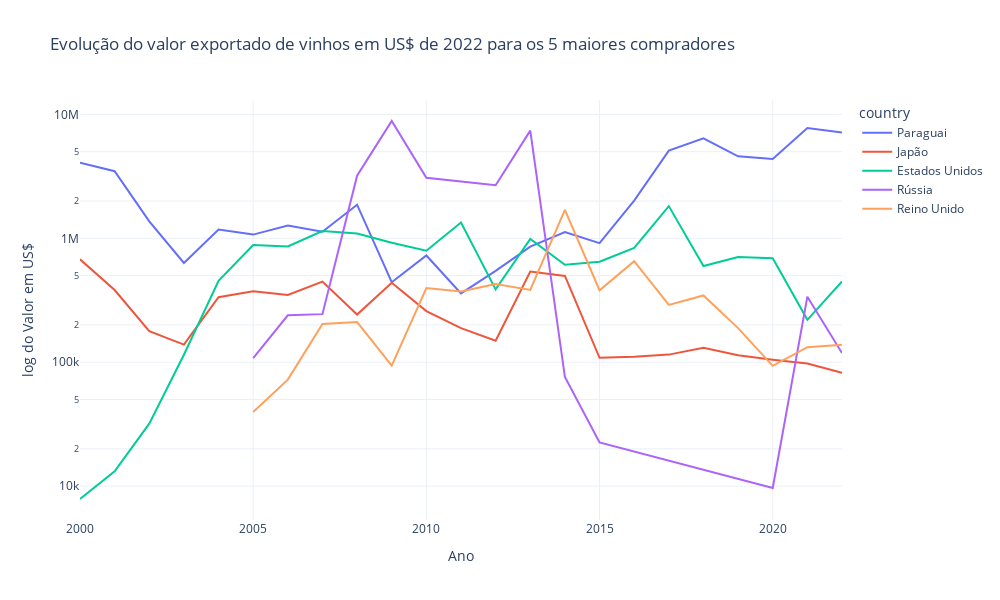

Notebook code cell kept with this figure:
### Markdown cell above
### Top 5 - valor em US$ de 2022

### Code cell
px.line(
    exp_vinho_corrected.filter(
        pl.col("country").is_in(exp_vinho_top20["country"].limit(5))
    ),
    x="year",
    y="value_corrected",
    color="country",
    log_y=True,
    width=fig_w + 200,
    height=fig_h,
    title="Evolução do valor exportado de vinhos em US$ de 2022 para os 5 maiores compradores",
    labels={"value_corrected": "log do Valor em US$", "year": "Ano", "county": "país"},
)

### Figure 1 — Plotly figure (JSON) as saved in the notebook; plotly's stock layout.template omitted (floating-point values rounded to 4 significant figures)
{"data": [{"hovertemplate": "country=Paraguai<br>Ano=%{x}<br>log do Valor em US$=%{y}<extra></extra>", "legendgroup": "Paraguai", "line": {"color": "#636efa", "dash": "solid"}, "marker": {"symbol": "circle"}, "mode": "lines", "name": "Paraguai", "orientation": "v", "showlegend": true, "type": "scatter", "x": [2000, 2001, 2002, 2003, 2004, 2005, 2006, 2007, 2008, 2009, 2010, 2011, 2012, 2013, 2014, 2015, 2016, 2017, 2018, 2019, 2020, 2021, 2022], "xaxis": "x", "y": [4070000.0, 3481000.0, 1369000.0, 632200.0, 1179000.0, 1072000.0, 1268000.0, 1131000.0, 1868000.0, 442100.0, 727100.0, 359500.0, 545900.0, 858100.0, 1123000.0, 915400.0, 2019000.0, 5104000.0, 6402000.0, 4590000.0, 4375000.0, 7768000.0, 7156293], "yaxis": "y"}, {"hovertemplate": "country=Japão<br>Ano=%{x}<br>log do Valor em US$=%{y}<extra></extra>", "legendgroup": "Japão", "line": {"color": "#EF553B", "dash": "solid"}, "marker": {"symbol": "circle"}, "mode": "lines", "name": "Japão", "orientation": "v", "showlegend": true, "type": "scatter", "x": [2000, 2001, 2002, 2003, 2004, 2005, 2006, 2007, 2008, 2009, 2010, 2011, 2012, 2013, 2014, 2015, 2016, 2017, 2018, 2019, 2020, 2021, 2022], "xaxis": "x", "y": [677100.0, 382500.0, 178200.0, 138800.0, 335100.0, 374600.0, 348900.0, 447200.0, 242400.0, 438200.0, 258700.0, 188200.0, 149100.0, 539000.0, 496700.0, 108500.0, 110900.0, 115200.0, 130900.0, 114100.0, 104800.0, 97500.0, 82208], "yaxis": "y"}, {"hovertemplate": "country=Estados Unidos<br>Ano=%{x}<br>log do Valor em US$=%{y}<extra></extra>", "legendgroup": "Estados Unidos", "line": {"color": "#00cc96", "dash": "solid"}, "marker": {"symbol": "circle"}, "mode": "lines", "name": "Estados Unidos", "orientation": "v", "showlegend": true, "type": "scatter", "x": [2000, 2001, 2002, 2003, 2004, 2005, 2006, 2007, 2008, 2009, 2010, 2011, 2012, 2013, 2014, 2015, 2016, 2017, 2018, 2019, 2020, 2021, 2022], "xaxis": "x", "y": [7872.0, 13170.0, 31950.0, 115000.0, 454700.0, 882100.0, 859000.0, 1143000.0, 1094000.0, 921400.0, 793900.0, 1340000.0, 387500.0, 988100.0, 611000.0, 647100.0, 838200.0, 1819000.0, 597300.0, 705200.0, 690600.0, 219800.0, 447893], "yaxis": "y"}, {"hovertemplate": "country=Rússia<br>Ano=%{x}<br>log do Valor em US$=%{y}<extra></extra>", "legendgroup": "Rússia", "line": {"color": "#ab63fa", "dash": "solid"}, "marker": {"symbol": "circle"}, "mode": "lines", "name": "Rússia", "orientation": "v", "showlegend": true, "type": "scatter", "x": [2005, 2006, 2007, 2008, 2009, 2010, 2012, 2013, 2014, 2015, 2020, 2021, 2022], "xaxis": "x", "y": [107900.0, 239200.0, 244400.0, 3198000.0, 8849000.0, 3076000.0, 2682000.0, 7404000.0, 75950.0, 22520.0, 9668.0, 338000.0, 118618], "yaxis": "y"}, {"hovertemplate": "country=Reino Unido<br>Ano=%{x}<br>log do Valor em US$=%{y}<extra></extra>", "legendgroup": "Reino Unido", "line": {"color": "#FFA15A", "dash": "solid"}, "marker": {"symbol": "circle"}, "mode": "lines", "name": "Reino Unido", "orientation": "v", "showlegend": true, "type": "scatter", "x": [2005, 2006, 2007, 2008, 2009, 2010, 2011, 2012, 2013, 2014, 2015, 2016, 2017, 2018, 2019, 2020, 2021, 2022], "xaxis": "x", "y": [39630.0, 72330.0, 203600.0, 210800.0, 93840.0, 396800.0, 371600.0, 426800.0, 383200.0, 1698000.0, 380800.0, 654400.0, 290000.0, 345800.0, 188400.0, 93550.0, 132200.0, 138154], "yaxis": "y"}], "layout": {"height": 600, "legend": {"title": {"text": "country"}, "tracegroupgap": 0}, "title": {"text": "Evolução do valor exportado de vinhos em US$ de 2022 para os 5 maiores compradores"}, "width": 1000, "xaxis": {"anchor": "y", "autorange": true, "domain": [0, 1], "range": [2000, 2022], "title": {"text": "Ano"}, "type": "linear"}, "yaxis": {"anchor": "x", "autorange": true, "domain": [0, 1], "range": [3.727, 7.116], "title": {"text": "log do Valor em US$"}, "type": "log"}}}
